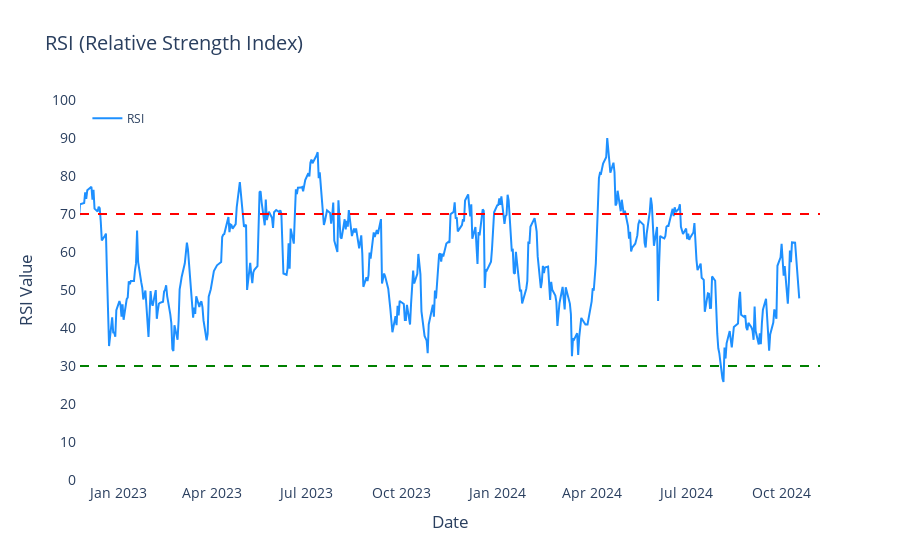
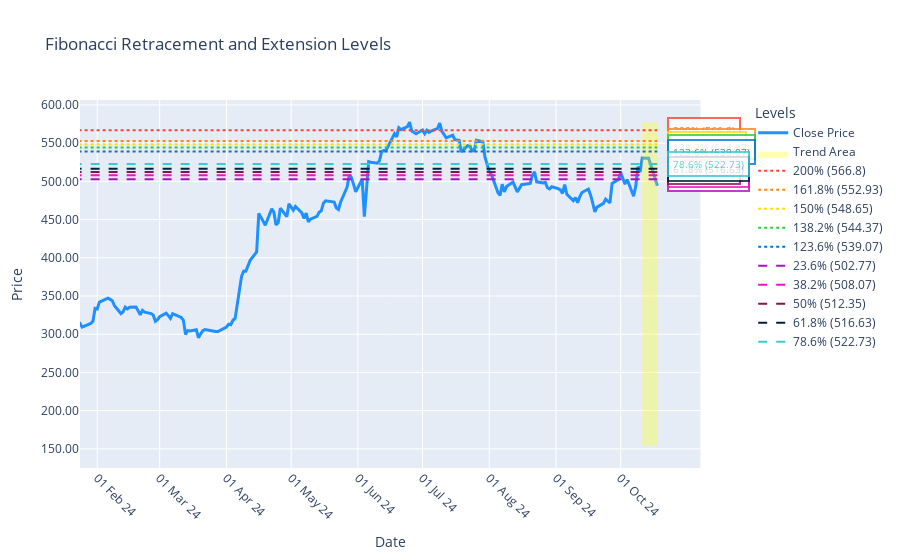
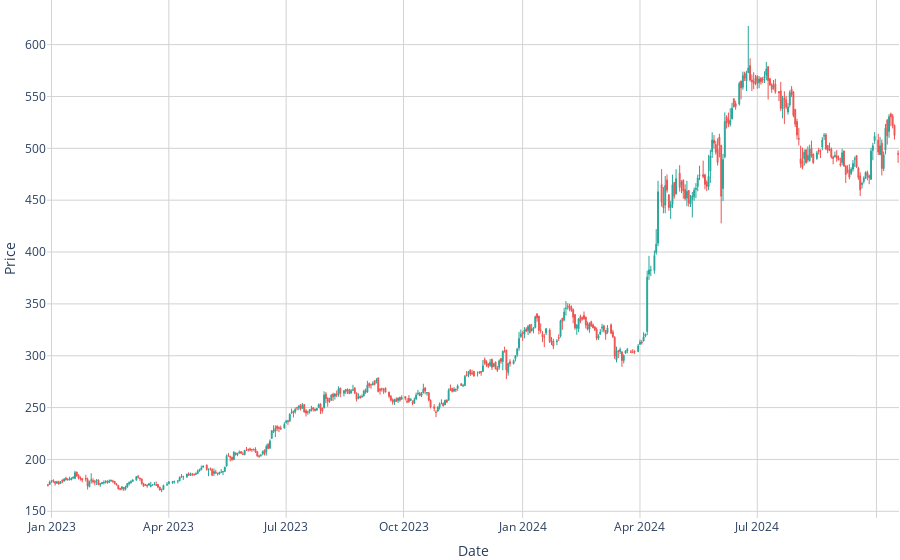

Write notebook code for charts like these, in order.
### Code cell
#INPUT
name = input('Enter a name: ')

# PREPROCESSING THE NAME
symbol,st_name = search_stock_symbol(name)
symbol = symbol_changes(symbol)

# API CALL
comp = yf.Ticker(symbol)
data = comp.history(period='2y', interval='1d')
info = comp.info

curr_price = info['currentPrice']

weights = {
    'pe': 0.5,
    'rsi': 0.8,
    'macd': 0.8,
    'fib': 0.2,
    'trend': 0.6
}

# PE RATIO AND CAP ID
info = pe_and_market_cap(info)

if info[2] != 1:
    print('The company is not large cap')


pe = info[1]

if pe <= 20:
    pe_score = 1  # Buy
    pe_response = f'The P/E ratio is {round(pe,2)}, which is below 20, hence BUY'

else:
    pe_score = -1  # Sell
    pe_response = f'The P/E ratio is {round(pe,2)}, which is above 20, hence SELL'


# RSI
r, window = rsi(data)
rsi_score, rsi_response = analyze_rsi(r)

# MACD
ma = macd(data)
macd_score, macd_response = interpret_macd(ma)


# Fibonacci Retracement
fib = fibonacci_retracement(data)

current_price = data['Close'].iloc[-1]
prev_price = data['Close'].iloc[-2]

trend = fib['trend']

levels = dict()
levels['retracement'] = fib['retracement_levels']
levels ['extension'] = fib['extension_levels']

fib_response, fib_score = fib_insight(current_price=current_price, trend=trend, levels=levels, previous_price=prev_price)

data_trend = calculate_trend(data, short_window=14, long_window=50)
trend_score, trend_response = analyze_trend(data_trend)

final_score = (
    (pe_score * weights['pe']) + 
    (rsi_score * weights['rsi']) + 
    (macd_score * weights['macd']) + 
    (fib_score * weights['fib']) +
    (trend_score * weights['trend'])
)

# # Decision based on final score
# if final_score > 0:
#     print(f'\nBuy stocks of {st_name}')
# else:
#     print(f'\nSell your stocks of {st_name}')
    
if final_score > -0.3 and final_score < 0.3:
        print(f'\nHold stocks of {st_name}')
        ans = 0
        
elif final_score >= 0.3:
    print(f'\nBuy stocks of {st_name}')
    ans = 1

elif final_score <= -0.3:
    print(f'\nSell stocks of {st_name}')
    ans = -1


print(f'Current Price of {st_name}: {curr_price}')
print(f'Market Cap of {st_name}: {round(info[0] / (10 ** 7) , 2)} Crores')

print(pe_response)  

visualise_macd(ma)
print(macd_response)

visualise_rsi(r, window)
print(rsi_response)

fig = visualise_fib(fib, data)
fig.show()
print(*fib_response)

print('\n' + trend_response)
plot_stock_trends_candlestick(data_trend)

### Figure 1 — Plotly figure (JSON) as saved in the notebook; plotly's stock layout.template omitted (floating-point values rounded to 4 significant figures; data arrays with more than 128 entries replaced by an {"elided": "..."} marker saying what was removed)
{"data": [{"hovertemplate": "Date: %{x|%b %d}<br>RSI: %{y:.2f}<extra></extra>", "line": {"color": "dodgerblue", "width": 2}, "mode": "lines", "name": "RSI", "type": "scatter", "x": {"elided": "479 str values"}, "y": {"elided": "479 float values"}}], "layout": {"font": {"size": 14}, "hovermode": "x unified", "legend": {"font": {"size": 12}, "x": 0.01, "y": 0.99}, "plot_bgcolor": "white", "shapes": [{"line": {"color": "red", "dash": "dash", "width": 2}, "type": "line", "x0": 0, "x1": 1, "xref": "x domain", "y0": 70, "y1": 70, "yref": "y"}, {"line": {"color": "green", "dash": "dash", "width": 2}, "type": "line", "x0": 0, "x1": 1, "xref": "x domain", "y0": 30, "y1": 30, "yref": "y"}], "showlegend": true, "title": {"text": "RSI (Relative Strength Index)"}, "xaxis": {"nticks": 10, "range": ["2022-11-25T00:00:00+05:30", "2024-11-07T00:00:00+05:30"], "showgrid": true, "showline": true, "showticklabels": true, "tickmode": "auto", "title": {"text": "Date"}, "zeroline": false}, "yaxis": {"dtick": 10, "range": [0, 100], "showgrid": true, "showline": true, "showticklabels": true, "tick0": 0, "tickmode": "linear", "title": {"text": "RSI Value"}, "zeroline": false}}}

### Figure 2 — Plotly figure (JSON) as saved in the notebook; plotly's stock layout.template omitted (floating-point values rounded to 4 significant figures; data arrays with more than 128 entries replaced by an {"elided": "..."} marker saying what was removed)
{"data": [{"hovertemplate": "<b>Date:</b> %{x|%d %b %y}<br><b>Close:</b> %{y:.2f}<extra></extra>", "line": {"color": "#1e90ff", "width": 3}, "name": "Close Price", "type": "scatter", "x": {"elided": "493 str values"}, "y": {"elided": "493 float values"}}, {"fill": "toself", "fillcolor": "rgba(255,255,0,0.3)", "line": {"color": "rgba(255,255,0,0)"}, "name": "Trend Area", "type": "scatter", "x": ["2024-10-18T00:00:00+05:30", "2024-10-18T00:00:00+05:30", "2024-10-11T00:00:00+05:30", "2024-10-11T00:00:00+05:30"], "y": [153.9, 577.5, 577.5, 153.9]}, {"line": {"color": "#FF4136", "dash": "dot", "width": 2}, "mode": "lines", "name": "200% (566.8)", "type": "scatter", "x": ["2022-10-18T00:00:00+05:30", "2024-10-18T00:00:00+05:30"], "y": [566.8, 566.8]}, {"line": {"color": "#FF851B", "dash": "dot", "width": 2}, "mode": "lines", "name": "161.8% (552.93)", "type": "scatter", "x": ["2022-10-18T00:00:00+05:30", "2024-10-18T00:00:00+05:30"], "y": [552.9, 552.9]}, {"line": {"color": "#FFDC00", "dash": "dot", "width": 2}, "mode": "lines", "name": "150% (548.65)", "type": "scatter", "x": ["2022-10-18T00:00:00+05:30", "2024-10-18T00:00:00+05:30"], "y": [548.6, 548.6]}, {"line": {"color": "#2ECC40", "dash": "dot", "width": 2}, "mode": "lines", "name": "138.2% (544.37)", "type": "scatter", "x": ["2022-10-18T00:00:00+05:30", "2024-10-18T00:00:00+05:30"], "y": [544.4, 544.4]}, {"line": {"color": "#0074D9", "dash": "dot", "width": 2}, "mode": "lines", "name": "123.6% (539.07)", "type": "scatter", "x": ["2022-10-18T00:00:00+05:30", "2024-10-18T00:00:00+05:30"], "y": [539.1, 539.1]}, {"line": {"color": "#B10DC9", "dash": "dash", "width": 2}, "mode": "lines", "name": "23.6% (502.77)", "type": "scatter", "x": ["2022-10-18T00:00:00+05:30", "2024-10-18T00:00:00+05:30"], "y": [502.8, 502.8]}, {"line": {"color": "#F012BE", "dash": "dash", "width": 2}, "mode": "lines", "name": "38.2% (508.07)", "type": "scatter", "x": ["2022-10-18T00:00:00+05:30", "2024-10-18T00:00:00+05:30"], "y": [508.1, 508.1]}, {"line": {"color": "#85144b", "dash": "dash", "width": 2}, "mode": "lines", "name": "50% (512.35)", "type": "scatter", "x": ["2022-10-18T00:00:00+05:30", "2024-10-18T00:00:00+05:30"], "y": [512.4, 512.4]}, {"line": {"color": "#001f3f", "dash": "dash", "width": 2}, "mode": "lines", "name": "61.8% (516.63)", "type": "scatter", "x": ["2022-10-18T00:00:00+05:30", "2024-10-18T00:00:00+05:30"], "y": [516.6, 516.6]}, {"line": {"color": "#39CCCC", "dash": "dash", "width": 2}, "mode": "lines", "name": "78.6% (522.73)", "type": "scatter", "x": ["2022-10-18T00:00:00+05:30", "2024-10-18T00:00:00+05:30"], "y": [522.7, 522.7]}], "layout": {"annotations": [{"bgcolor": "white", "bordercolor": "#FF4136", "borderpad": 4, "borderwidth": 2, "font": {"color": "#FF4136", "size": 10}, "opacity": 0.8, "showarrow": false, "text": "200% (566.8)", "x": "2024-10-18T00:00:00+05:30", "xanchor": "left", "xshift": 10, "y": 566.8}, {"bgcolor": "white", "bordercolor": "#FF851B", "borderpad": 4, "borderwidth": 2, "font": {"color": "#FF851B", "size": 10}, "opacity": 0.8, "showarrow": false, "text": "161.8% (552.93)", "x": "2024-10-18T00:00:00+05:30", "xanchor": "left", "xshift": 10, "y": 552.9}, {"bgcolor": "white", "bordercolor": "#FFDC00", "borderpad": 4, "borderwidth": 2, "font": {"color": "#FFDC00", "size": 10}, "opacity": 0.8, "showarrow": false, "text": "150% (548.65)", "x": "2024-10-18T00:00:00+05:30", "xanchor": "left", "xshift": 10, "y": 548.6}, {"bgcolor": "white", "bordercolor": "#2ECC40", "borderpad": 4, "borderwidth": 2, "font": {"color": "#2ECC40", "size": 10}, "opacity": 0.8, "showarrow": false, "text": "138.2% (544.37)", "x": "2024-10-18T00:00:00+05:30", "xanchor": "left", "xshift": 10, "y": 544.4}, {"bgcolor": "white", "bordercolor": "#0074D9", "borderpad": 4, "borderwidth": 2, "font": {"color": "#0074D9", "size": 10}, "opacity": 0.8, "showarrow": false, "text": "123.6% (539.07)", "x": "2024-10-18T00:00:00+05:30", "xanchor": "left", "xshift": 10, "y": 539.1}, {"bgcolor": "white", "bordercolor": "#B10DC9", "borderpad": 4, "borderwidth": 2, "font": {"color": "#B10DC9", "size": 10}, "opacity": 0.8, "showarrow": false, "text": "23.6% (502.77)", "x": "2024-10-18T00:00:00+05:30", "xanchor": "left", "xshift": 10, "y": 502.8}, {"bgcolor": "white", "bordercolor": "#F012BE", "borderpad": 4, "borderwidth": 2, "font": {"color": "#F012BE", "size": 10}, "opacity": 0.8, "showarrow": false, "text": "38.2% (508.07)", "x": "2024-10-18T00:00:00+05:30", "xanchor": "left", "xshift": 10, "y": 508.1}, {"bgcolor": "white", "bordercolor": "#85144b", "borderpad": 4, "borderwidth": 2, "font": {"color": "#85144b", "size": 10}, "opacity": 0.8, "showarrow": false, "text": "50% (512.35)", "x": "2024-10-18T00:00:00+05:30", "xanchor": "left", "xshift": 10, "y": 512.4}, {"bgcolor": "white", "bordercolor": "#001f3f", "borderpad": 4, "borderwidth": 2, "font": {"color": "#001f3f", "size": 10}, "opacity": 0.8, "showarrow": false, "text": "61.8% (516.63)", "x": "2024-10-18T00:00:00+05:30", "xanchor": "left", "xshift": 10, "y": 516.6}, {"bgcolor": "white", "bordercolor": "#39CCCC", "borderpad": 4, "borderwidth": 2, "font": {"color": "#39CCCC", "size": 10}, "opacity": 0.8, "showarrow": false, "text": "78.6% (522.73)", "x": "2024-10-18T00:00:00+05:30", "xanchor": "left", "xshift": 10, "y": 522.7}], "hovermode": "x unified", "legend": {"title": {"text": "Levels"}}, "showlegend": true, "title": {"text": "Fibonacci Retracement and Extension Levels"}, "xaxis": {"anchor": "y", "domain": [0, 0.94], "range": ["2024-01-24T00:00:00+05:30", "2024-11-07T00:00:00+05:30"], "tickangle": 45, "tickformat": "%d %b %y", "tickmode": "array", "ticktext": ["01 Feb 24", "01 Mar 24", "01 Apr 24", "01 May 24", "01 Jun 24", "01 Jul 24", "01 Aug 24", "01 Sep 24", "01 Oct 24"], "tickvals": ["2024-02-01T00:00:00+05:30", "2024-03-01T00:00:00+05:30", "2024-04-01T00:00:00+05:30", "2024-05-01T00:00:00+05:30", "2024-06-01T00:00:00+05:30", "2024-07-01T00:00:00+05:30", "2024-08-01T00:00:00+05:30", "2024-09-01T00:00:00+05:30", "2024-10-01T00:00:00+05:30"], "title": {"text": "Date"}}, "yaxis": {"anchor": "x", "domain": [0, 1], "tickformat": ".2f", "title": {"text": "Price"}}, "yaxis2": {"anchor": "x", "overlaying": "y", "side": "right", "tickformat": ".2f"}}}

### Figure 3 — Plotly figure (JSON) as saved in the notebook; plotly's stock layout.template omitted (floating-point values rounded to 4 significant figures; data arrays with more than 128 entries replaced by an {"elided": "..."} marker saying what was removed)
{"data": [{"close": {"elided": "443 float values"}, "decreasing": {"fillcolor": "#EF5350", "line": {"color": "#EF5350"}}, "high": {"elided": "443 float values"}, "increasing": {"fillcolor": "#26A69A", "line": {"color": "#26A69A"}}, "line": {"width": 1}, "low": {"elided": "443 float values"}, "open": {"elided": "443 float values"}, "type": "candlestick", "x": {"elided": "443 str values"}}], "layout": {"hovermode": "x unified", "margin": {"b": 0, "l": 0, "r": 0, "t": 0}, "plot_bgcolor": "white", "showlegend": false, "title": {"text": "Candle Chart"}, "xaxis": {"gridcolor": "lightgrey", "gridwidth": 1, "rangebreaks": [{"bounds": ["sat", "mon"]}], "rangeslider": {"visible": false}, "showgrid": true, "showticklabels": true, "title": {"text": "Date"}, "zeroline": false}, "yaxis": {"gridcolor": "lightgrey", "gridwidth": 1, "showgrid": true, "showticklabels": true, "title": {"text": "Price"}, "zeroline": false}}}
